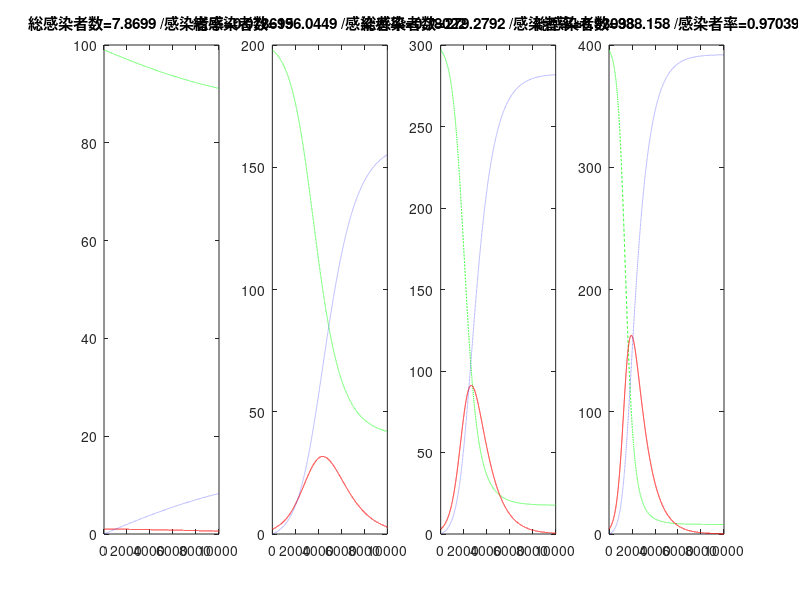

The MATLAB script that drew this image:
dt=0.01;Tmax=10000;
S=zeros(1,Tmax);%未感染者
I=zeros(1,Tmax);%感染者
R=zeros(1,Tmax);R(1)=0;%回復者
X=1:Tmax;
b=0.001;g=0.1;
N=[100 200 300 400];    %Nの値を要素数4のベクトルとして用意
figure('Position',[0 400 1000 250]);    %ウィンドウのサイズと位置は適宜調節する
for J=1:4               %Jを1から4まで増加させる
    I(1)=N(J)*0.01;     %N(J)の値から初期の感染者数I(1)を計算
    S(1)=N(J)-I(1);     %N(J)とI(1)から初期の未感染者数S(1)を計算
    for T=1:Tmax-1      %I(1)とS(1)の値に応じてS, I, Rの時間変化を計算
        S(T+1)=S(T)+dt*( -b*S(T)*I(T)           );
        I(T+1)=I(T)+dt*(  b*S(T)*I(T) -g*I(T)   );
        R(T+1)=R(T)+dt*(               g*I(T)   );
    end
    subplot(1,4,J);plot(X,S,'g--',X,I,'r',X,R,'b:');ylim([0 N(J)]);
    title(strcat('総感染者数=',num2str(S(1)-S(Tmax)),' /感染者率=',num2str((S(1)-S(Tmax))/N(J)) ));
end     %9行目まで戻り，Jの値を増加して計算し直す
